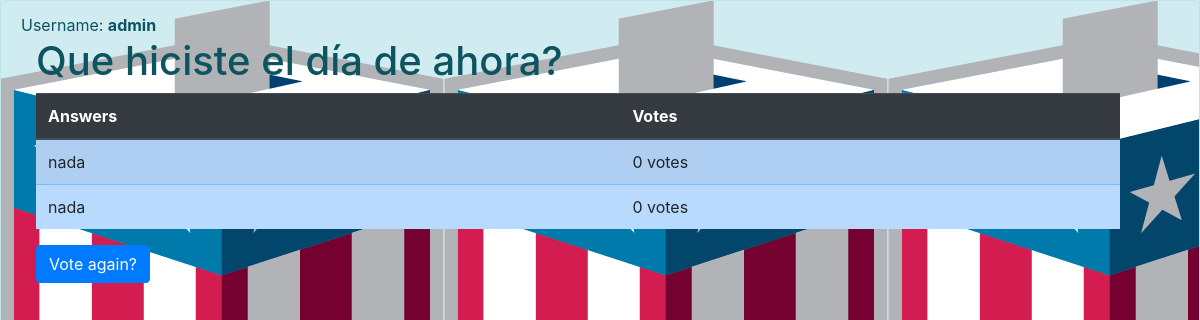
Screenshot of /polls/10/results/ (signed in) with the database file from the repository.
### polls/models.py (models this page shows, shortened)
class Question(models.Model):
    question_text = models.CharField("Question", max_length=200, unique=True)
    pub_date = models.DateTimeField("Date Published")
    def was_published_recently(self):
        now = timezone.now()
        return now - timedelta(days=1) <= self.pub_date <= now
    was_published_recently.admin_order_field = "pub_date"
    was_published_recently.boolean = True
    was_published_recently.short_description = "Published recently?"

class Choice(models.Model):
    question = models.ForeignKey(Question, on_delete=models.CASCADE)
    choice_text = models.CharField("Choice", max_length=200)
    votes = models.IntegerField("Votes", default=0)

### polls/views.py (the view)
# urls.py: path("<int:pk>/results/", views.ResultsView.as_view(), name="results"),
class ResultsView(DetailView):
    model = Question
    template_name = "polls/results.html"

### polls/views.py (called while the page is built)
    def get_queryset(self):
        return Question.objects.filter(pub_date__lte=timezone.now())

### polls/templates/polls/results.html (shortened to what this page needs)
{% load static %}
<head>
    <link rel="stylesheet" type="text/css" href="{% static 'polls/style.css' %}">
    <link rel="stylesheet" href="https://maxcdn.bootstrapcdn.com/bootstrap/4.3.1/css/bootstrap.min.css">
</head>
<body
    {% if user.is_authenticated %}
        <div class="alert alert-info alert-dismissible fade show">
            Username: <strong>{{ user.username }} </strong>
        <div class="container-fluid">
        <h1>{{ question.question_text }}</h1>
        <table class="table table-primary table-striped">
            <thead class="thead-dark">
                <tr>
                    <th> Answers </th>
                    <th> Votes </th>
                </tr>
            </thead>
            <tbody>
                {% for choice in question.choice_set.all %}
                <tr>
                <td> {{ choice.choice_text }} </td>
                <td> {{ choice.votes }} vote{{ choice.votes|pluralize }} </td>
                </tr>
                {% endfor %}
            </tbody>
        </table>
        <a class="btn btn-primary" href="{% url 'polls:detail' question.id %}"> Vote again? </a>
        </div>
    {% else %}
        <div class="alert alert-info alert-dismissible fade show">
            <button type="button" class="close" data-dismiss="alert">&times;</button>
            <strong>Welcome new user! </strong>. Please <a href="{% url 'polls:login' %}">log in. </a>
        </div>
    {% endif %}
</body>

### polls/static/polls/style.css (style rules this page uses)
body { background: white url("images/background.png"); }

### rows the page displays
Question: question_text "Que hiciste el día de ahora?"
Choice: choice_text "nada", votes "0"
Choice: choice_text "nada", votes "0"

### other values shown
{{ user.username }} "admin"
